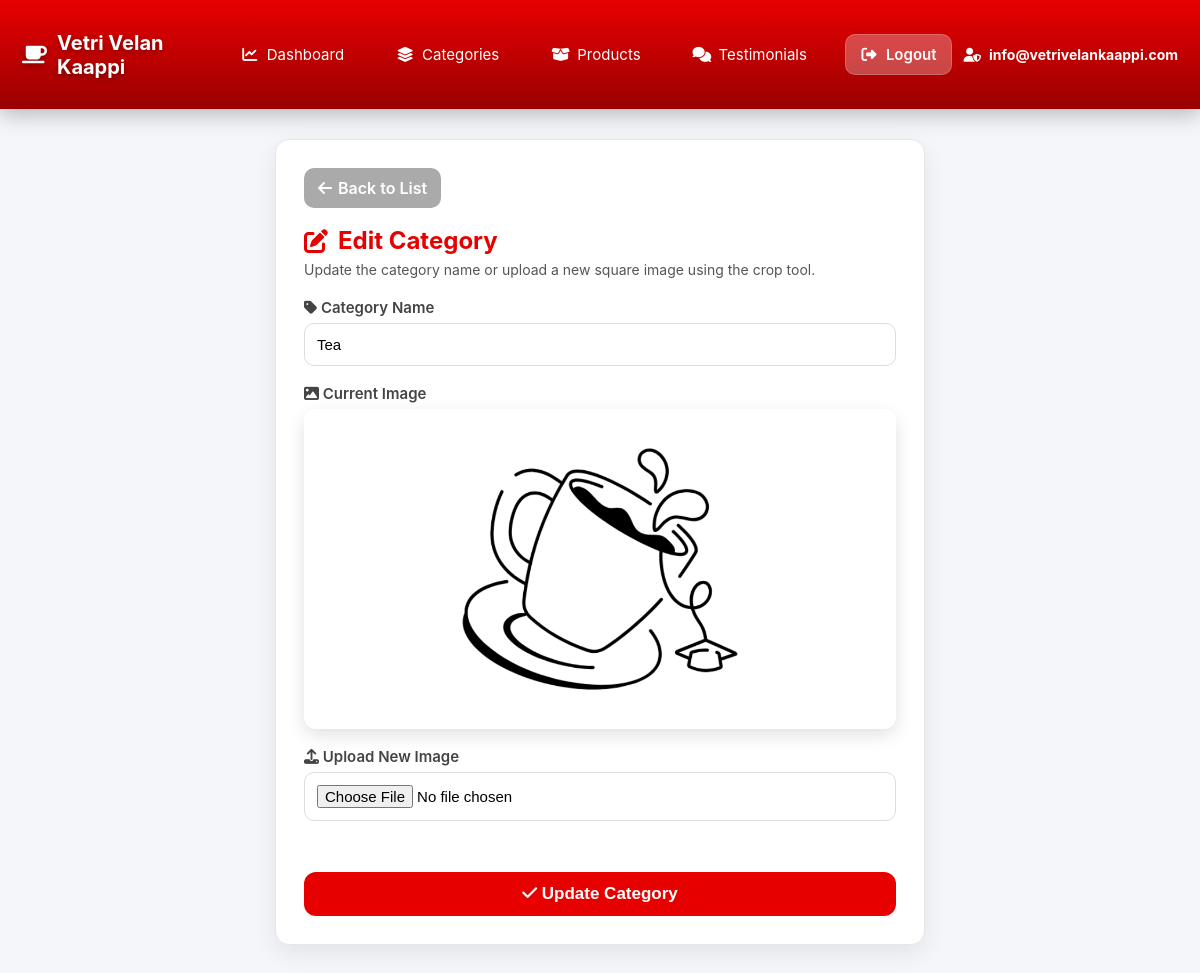
/admin/category-edit.php?id=40 (signed in), run on the app's committed database.
### tables this page shows
CREATE TABLE `categories` (
  `category_id` int(11) NOT NULL,
  `category_name` varchar(255) NOT NULL,
  `category_image` varchar(255) DEFAULT NULL,
  `status` tinyint(4) DEFAULT 1,
  `created_at` timestamp NOT NULL DEFAULT current_timestamp()
);

### admin/category-edit.php (the view, shortened to what this page needs)
<?php
include("config/db.php");
$id = $_GET['id'];
$query = mysqli_query($conn, "SELECT * FROM categories WHERE category_id = $id");
$data = mysqli_fetch_assoc($query);
?>
<!DOCTYPE html>
<html lang="en">
<head>
<link rel="stylesheet" href="https://cdnjs.cloudflare.com/ajax/libs/font-awesome/6.5.0/css/all.min.css">
<link rel="stylesheet" href="https://cdnjs.cloudflare.com/ajax/libs/cropperjs/1.5.13/cropper.min.css" />
</head>
<body>
<?php include("topbar.php"); ?>
<div class="main">
    <div class="container-box">
        <a href="category-view.php" class="btn-back"><i class="fa-solid fa-arrow-left"></i> Back to List</a>
        <div class="page-header">
            <h2><i class="fa-solid fa-pen-to-square"></i> Edit Category</h2>
            <p>Update the category name or upload a new square image using the crop tool.</p>
        </div>
        <form method="POST">
            <label><i class="fa-solid fa-tag"></i> Category Name</label>
            <input type="text" name="category_name" class="form-control"
                   value="<?= $data['category_name'] ?>" required>
            <label><i class="fa-solid fa-image"></i> Current Image</label>
            <?php if ($data['category_image'] != "") { ?>
                <img src="uploads/category/<?= $data['category_image'] ?>" class="current-image">
            <?php } else { echo "No Image"; } ?>
            <label><i class="fa-solid fa-upload"></i> Upload New Image</label>
            <input type="file" id="upload-image" class="form-control" accept="image/*">
            <button type="submit" name="update" class="btn-submit">
                <i class="fa-solid fa-check"></i> Update Category
            </button>
        </form>
    </div>
</div>
</body>
</html>

### admin/category-edit.php (style rules this page uses)
body { margin: 0; padding: 0; background: #f5f6fa; font-family: "Inter", sans-serif; }
.main { padding: 30px; }
.container-box { width: 100%; max-width: 650px; margin: auto; background: #fff; padding: 28px; border-radius: 14px; border: 1px solid #e6e6e6; box-shadow: 0 8px 25px rgba(0,0,0,0.08); animation: fadeIn 0.5s ease; }
.page-header { margin-bottom: 20px; }
.page-header h2 { margin: 0; font-size: 24px; font-weight: 700; color: #E70000; display: flex; align-items: center; gap: 10px; }
.page-header p { margin-top: 6px; font-size: 14px; color: #555; }
label { display: block; margin-top: 18px; margin-bottom: 6px; font-weight: 600; font-size: 15px; color: #444; }
.form-control { width: 100%; padding: 12px; border-radius: 10px; border: 1px solid #ddd; font-size: 15px; transition: 0.25s ease; }
#preview-image, .current-image { width: 100%; max-height: 320px; object-fit: contain; display: block; border-radius: 12px; box-shadow: 0 6px 18px rgba(0,0,0,0.12); margin-bottom: 12px; }
.btn-submit { margin-top: 25px; padding: 12px 18px; width: 100%; border: none; outline: none; background: #E70000; color: white; font-size: 17px; font-weight: 700; border-radius: 12px; cursor: pointer; transition: 0.25s ease; }
.btn-back { display: inline-flex; align-items: center; gap: 6px; margin-bottom: 18px; padding: 10px 14px; background: #aaa; color: #fff; border-radius: 10px; text-decoration: none; font-weight: 600; transition: 0.25s; }

### admin/topbar.php (style rules this page uses)
:root { --gap: 24px; --break: 992px; }
* { box-sizing:border-box }
body { margin:0;font-family:Inter, system-ui, -apple-system, "Segoe UI", Roboto, "Helvetica Neue", Arial; }

### data on the page
categories: category_name "Tea", category_image (picture)

### other printed values
$_SESSION['admin'] "info@vetrivelankaappi.com"
